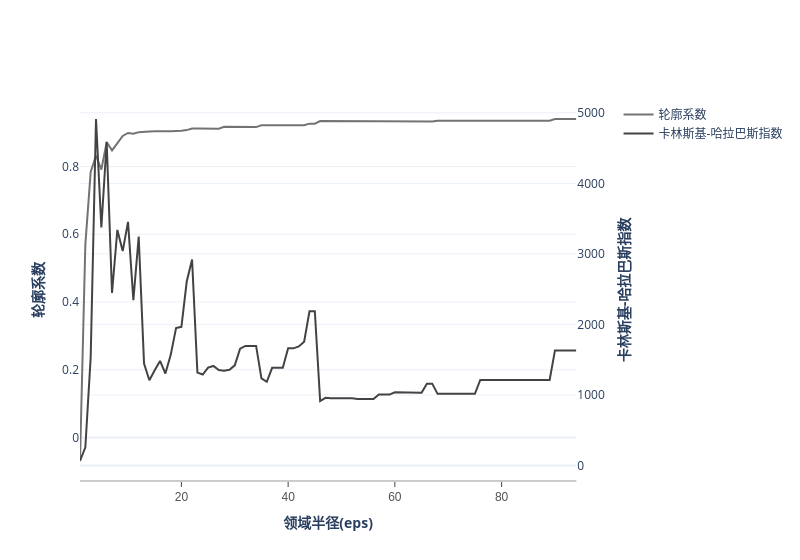

Here is the notebook cell this chart was saved with:
### Markdown cell above
## 针对第一次评估的断崖进行分类测试
eps = 0.74

### Code cell
df_dbscan_now = df[df.min_samples == set(df.min_samples)[1]]
myplot.Double_Axes_Line(df_dbscan_now,"eps","silhouette","calinski_harabasz",
                        xAxes_name = "领域半径(eps)",
                        line1_name = "轮廓系数",
                        line2_name = "卡林斯基-哈拉巴斯指数")
